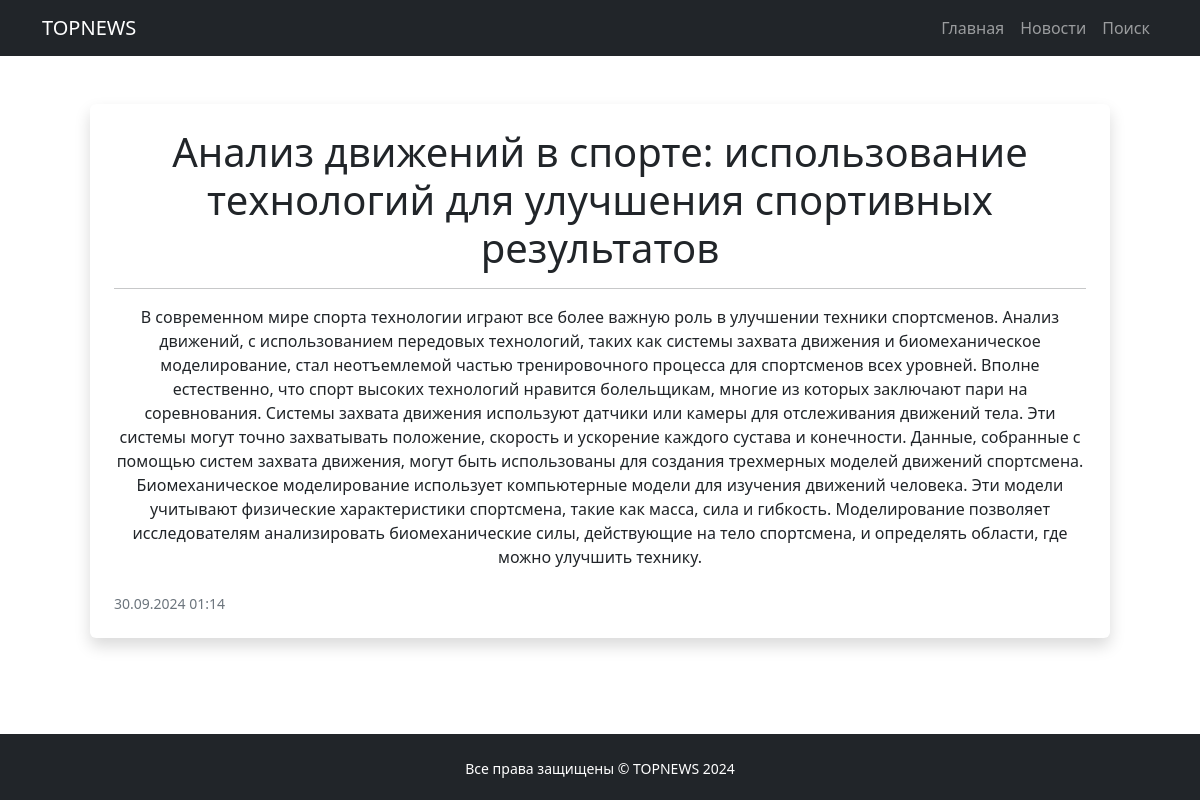
Screenshot of /news/3 with the database file from the repository.
### news_portal/models.py (models this page shows, shortened)
class Post(models.Model):
    author = models.ForeignKey(Author, on_delete = models.CASCADE)
    content_type = models.CharField(max_length = 1, choices = CONTENT_TYPES, default = article)
    creation_date = models.DateTimeField(auto_now_add = True)
    category = models.ManyToManyField(Category, through = 'PostCategory')
    title = models.CharField(max_length = 255)
    text = models.TextField()
    rating = models.FloatField(default = 0)

### news_portal/views.py (the view)
# urls.py: path('<int:pk>', PostDetail.as_view(), name='post_detail'),
class PostDetail(DetailView):
    model = Post
    template_name = 'post.html'
    context_object_name = 'post'

### news_portal/templatetags/custom_filters.py (called while the page is built)
@register.filter()
def censor(text):
    if isinstance(text, str):
        for word in bad_words:
            text = text.replace(word, word[0] + '*' * (len(word) - 1))
        return text
    else:
        raise TypeError("Фильтр censor() должен получить строку.")

### templates/post.html (shortened to what this page needs)
{% extends 'flatpages/default.html' %}
{% load custom_filters %}
{% block content %}
    <div class="container px-5 my-5">
        <div class="row gx-5">
            <div class="col-12 mb-5">
                <div class="card h-100 shadow border-0">
                    <div class="card-body p-4">
                        <a class="text-decoration-none link-dark stretched-link" href="/news/{{ post.id }}">
                            <h1 class="card-title mb-3">{{ post.title|censor }}</h1>
                            <hr>
                        </a>
                        <p class="card-text mb-0">{{ post.text|censor }}</p>
                    </div>
                    <div class="card-footer p-4 pt-0 bg-transparent border-top-0">
                        <div class="d-flex align-items-end justify-content-between">
                            <div class="d-flex align-items-center">
                                <div class="small">
                                    <div class="text-muted">{{ post.creation_date|date:"d.m.Y H:i" }}</div>
                                </div>
                            </div>
                        </div>
                    </div>
                </div>
            </div>
        </div>
    </div>
{% endblock content %}

### rows the page displays
Post: title|censor "Анализ движений в спорте: использование технологий для улучшения спортивных результатов", text|censor "В современном мире спорта технологии играют все более важную роль в улучшении техники спортсменов. Анализ движений, с использованием передовых технологий, таких как системы захвата движения и биомеханическое моделирование, стал неотъемлемой частью тренировочного процесса для спортсменов всех уровней. Вполне естественно, что спорт высоких технологий нравится болельщикам, многие из которых заключают пари на соревнования. Системы захвата движения используют датчики или камеры для отслеживания движений тела. Эти системы могут точно захватывать положение, скорость и ускорение каждого сустава и конечности. Данные, собранные с помощью систем захвата движения, могут быть использованы для создания…", creation_date "30.09.2024 01:14"
